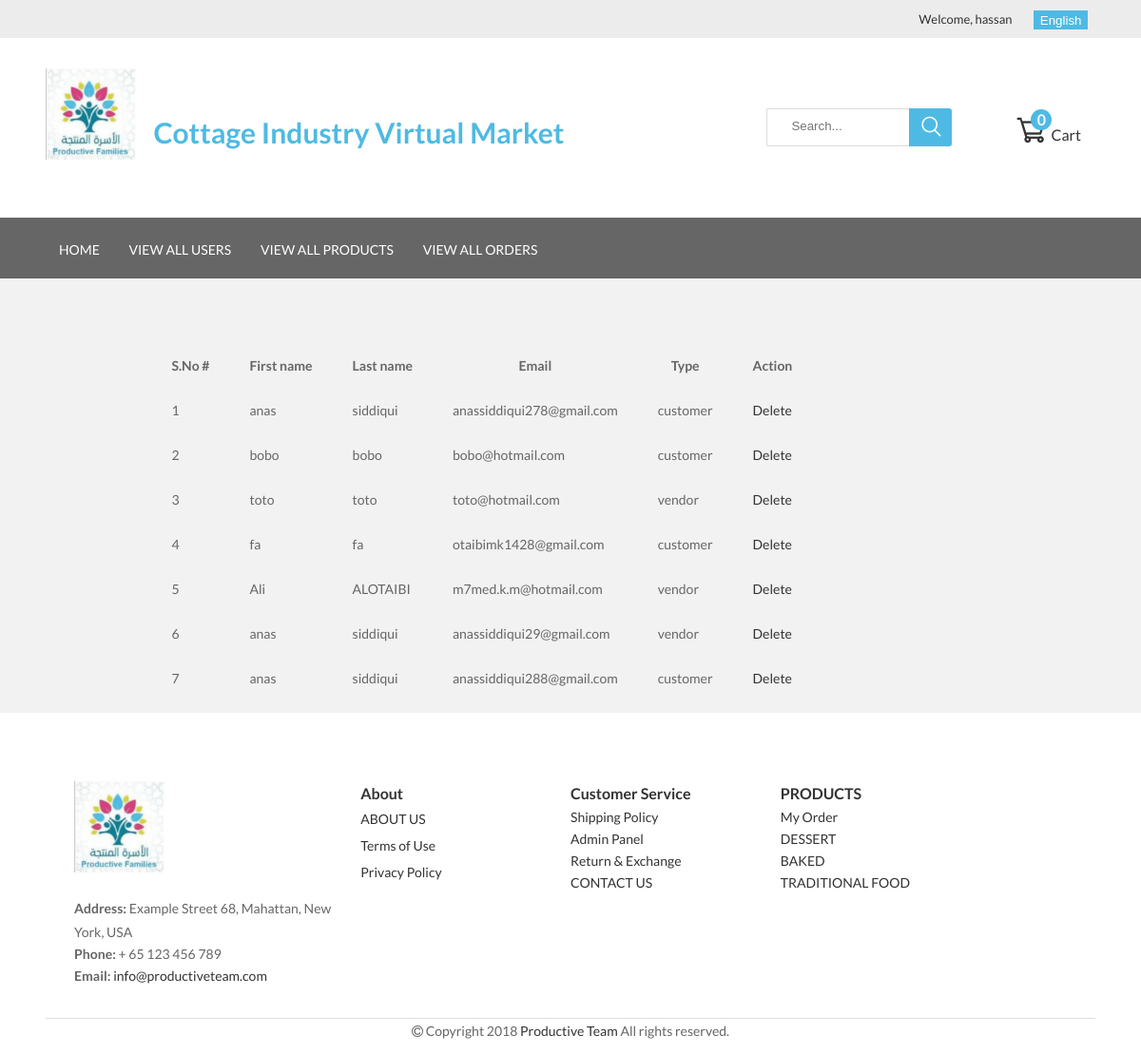
Page /admin/view_users.php (signed in) on the earlier database version.
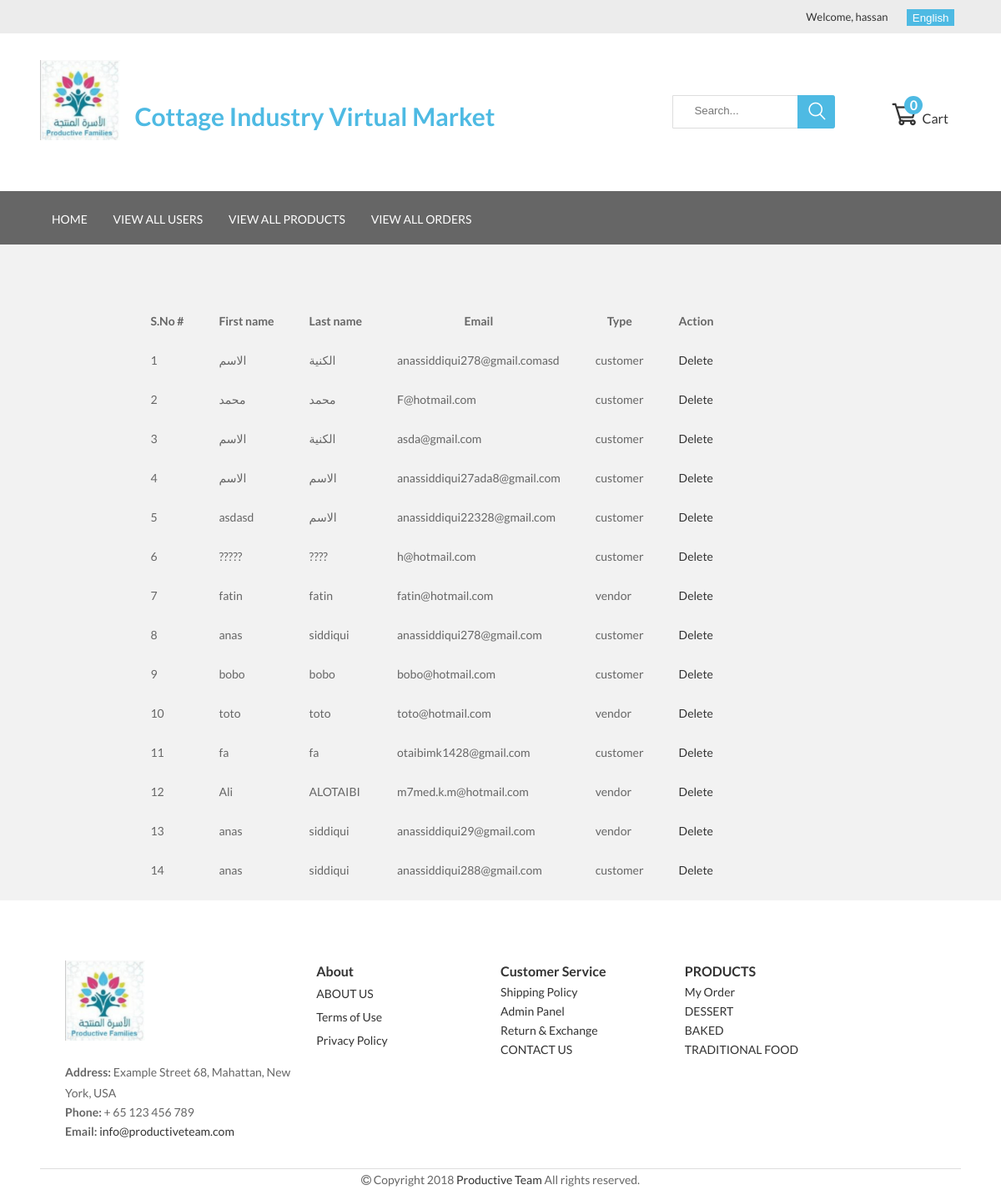
Same page on the later database version.
### tables this page shows
CREATE TABLE `users` (
  `id` int(11) NOT NULL,
  `fname` varchar(20) NOT NULL,
  `lname` varchar(20) NOT NULL,
  `email` varchar(40) NOT NULL,
  `password` varchar(255) NOT NULL,
  `type` enum('admin','vendor','customer') NOT NULL
);

### admin/view_users.php (the view, shortened to what this page needs)
<?php include '../includes/config.php';
include "header.php";
$query = "SELECT * FROM users where type!='admin' order by id desc";
$result = mysqli_query($con,$query);
    ?>
<div class="container">
    <section style="width: 80%; margin-left: 10%; margin-right:10%; margin-top: 5%">
        <table>
            <thead>
             	<th><?php echo "S.No #"; ?></th>
                <th>First name</th>
                <th>Last name</th>
                <th>Email</th>
                <th>Type</th>
                <th><?php echo $lang['action']; ?></th>
            </thead>
            <?php
			                   $sno = 1;
                while($row = $result -> fetch_array()){
                        ?>
                        <tbody>
                        <td><?php echo $sno++ ?></td>
                        <td><?php echo $row['fname']; ?></td>
                        <td><?php echo $row['lname']; ?></td>
                        <td><?php echo $row['email']; ?></td>
                        <td><?php echo $row['type']; ?></td>
                        <td><a href="view_users.php?id=<?php echo $row['id'] ?>&action=del"><?php echo $lang['delete']; ?></a></td>
                        </tbody>
                        <?php
                }
            ?>
        </table>
    </section>
</div>
<?php include '../vendors/footer.php'?>

### admin/header.php (shortened to what this page needs)
<!DOCTYPE html>
<?php
if($_SESSION['lang'] == 'arabic'){
    echo '<html xmlns="http://www.w3.org/1999/xhtml" xml:lang="ar" dir="rtl">';
}else{
    echo '<html lang="en">';
}
?>
<head>
    <link rel='stylesheet' href='../assets/css/owl.carousel.min.css'>
    <link rel='stylesheet' href='../assets/css/font-awesome.css'>
    <link rel='stylesheet' href='../assets/css/jquery.mmenu.all.css'>
    <link rel='stylesheet' href='../assets/css/flaticon.css'>
    <link rel='stylesheet' href='../assets/css/style.css'>
    <link rel="stylesheet" href="https://cdnjs.cloudflare.com/ajax/libs/font-awesome/4.7.0/css/font-awesome.min.css">
</head>
<body>
	<header>
        <div class="header-top">
            <div class="container">
                <div class="header-top-right">
                    <p style="margin-right: 75px;">
                        <?php if(isset($_SESSION['u_id'])){
                            echo '<div class="dropdown" style="margin-right: 80px;margin-top: 2px"><a href="#">Welcome, '.$_SESSION['u_fname'].'</a>';
                            echo '<div class="dropdown-content" style="margin-left: 30px;margin-top: 8px"><a href="../logout.php">LogOut</a></div></div>';
                        }else{?>
                            <a href="#"><?php echo $lang['register']; ?></a>
                            <span style="color: #4ebae3;">or</span>
                            <a href="../login.php"><?php echo $lang['login']; ?></a>
                        <?php } ?>
                    </p>
                    <div class="dropdown">
                        <?php if($_SESSION['lang'] === 'english'){?>
                            <a href="<?php if(@$_GET['action']=="update"){echo 'view_products.php';} ?>?lang=english"><button style="height:20px">English</button></a>
                        <?php }else{?>
                            <a href="<?php if(@$_GET['action']=="update"){echo 'view_products.php';} ?>?lang=arabic"><button style="height:20px">العربية</button></a>
                        <?php } ?>
                    </div>
                </div>
            </div>
        </div>
        <div class="header-mid">
            <div class="container">
                <div class="header-mid-left">
                    <h1 class="logo">
                        <a href="index.php">
                            <img src="../assets/images/logo.png" alt="logo">
                        </a>
                                        <h2 id="webname">&nbsp;&nbsp;&nbsp;<?php echo $lang['webname']; ?></h2>
                    </h1>
                    <div class="header-search">
                        <form action="search.php" method="get" class="form form-search-header">
                            <input type="text" name="search" required placeholder="<?php echo $lang['search']; ?>...">
                            <button class="button-search"><i class="flaticon-search"></i></button>
                        </form>
                    </div>
                </div>
                <div class="header-mid-right">
                    <div>
                        <div class="cart-menu">
                            <a href="#">
                                <i class="flaticon-commerce"></i>
                                <?php echo $lang['cart']; ?>
                                <?php
                                $total_quantity = 0;
                                ?>
                                <p class="cart-amount"><?php echo $total_quantity; ?></p>
                            </a>
                        </div>
                    </div>
                </div>
            </div>
        </div>
        <div class="menu-primary">
            <div class="container">
                <nav id="primary-navigation" class="site-navigation main-menu menu-home1">
                    <ul id="primary-menu" class="menu">
                        <li class="menu-item ">
                            <a href="../index.php"><?php echo $lang['home']; ?></a>
                        </li>
                        <li class="menu-item "><a href="view_users.php">View All Users</a></li>
                        <li class="menu-item "><a href="view_products.php">View All Products</a></li>
                        <li class="menu-item "><a href="view_orders.php">View All Orders</a></li>
                    </ul>
                </nav>
            </div>
        </div>
    </header>

### vendors/footer.php (shortened to what this page needs)
<footer class="footer" style="background-color: #ffffff">
    <div class="container">
        <div class="footer-top">
            <div class="row">
                <div id="bl1">
                    <div class="footer-top-logo">
                        <h1 class="logo">
                            <a href="index.php">
                                <img src="../assets/images/logo.png" alt="logo">
                            </a>
                        </h1>
                    </div>
                    <div class="footer-infomation">
                        <p><b><?php echo $lang['address']; ?>:</b> Example Street 68, Mahattan,
                            New York, USA</p>
                        <p><b><?php echo $lang['phone']; ?>:</b> + 65 123 456 789</p>
                        <p><b><?php echo $lang['email']; ?>:</b> <a href="#">info@productiveteam.com</a></p>
                    </div>
                </div>
                <div id="bl2">
                    <div class="footer-top-title"><h4 class="title-footer"><?php echo $lang['about']; ?></h4></div>
                    <ul class="menu-footer">
                        <li class="footer-item"><a href="../aboutus.php"><?php echo $lang['about_us']; ?></a></li>
                        <li class="footer-item"><a href="../termsofuse.php"><?php echo $lang['terms']; ?></a></li>
                        <li class="footer-item"><a href="../privacypolicy.php"><?php echo $lang['privacy']; ?></a></li>
                    </ul>
                </div>
                <div id="bl3">
                    <div class="footer-top-title"><h4 class="title-footer"><?php echo $lang['cs_service']; ?></h4></div>
                    <ul class="menu-footer">
                        <li class="footer-item"><a href="../shippingpolicy.php"><?php echo $lang['shipping_policy']; ?></a></li>
                        <?php if(isset($_SESSION['u_id']) && $_SESSION['u_type'] == 'customer'){ ?>
                            <li class="footer-item"><a href="../track_order.php"><?php echo $lang['track_order']; ?></a></li>
                        <?php }else if(isset($_SESSION['u_id']) && $_SESSION['u_type'] == 'vendor'){ ?>
                            <li class="footer-item"><a href="add_products.php"><?php echo $lang['my_account']; ?></a></li>
                        <?php }else if(isset($_SESSION['u_id']) && $_SESSION['u_type'] == 'admin'){ ?>
                            <li class="footer-item"><a href="../admin/view_users.php">Admin Panel</a></li>
                        <?php } ?>
                        <li class="footer-item"><a href="../returnandexchange.php"><?php echo $lang['return_exchange']; ?></a></li>
                        <li class="footer-item"><a href="../contactus.php"><?php echo $lang['contact_us']; ?></a></li>
                    </ul>
                </div>
                <div id="bl4">
                    <div class="footer-top-title"><h4 class="title-footer"><?php echo $lang['products']; ?></h4></div>
                    <ul class="menu-footer">
                        <?php if(isset($_SESSION['u_id']) && $_SESSION['u_type'] == 'customer'){ ?>
                            <li class="footer-item"><a href="../track_order.php"><?php echo $lang['my_order']; ?></a></li>
                        <?php }else if(isset($_SESSION['u_id']) && $_SESSION['u_type'] == 'vendor'){ ?>
                            <li class="footer-item"><a href="view_orders.php"><?php echo $lang['my_order']; ?></a></li>
                        <?php }else if(isset($_SESSION['u_id']) && $_SESSION['u_type'] == 'admin'){ ?>
                            <li class="footer-item"><a href="../admin/view_orders.php"><?php echo $lang['my_order']; ?></a></li>
                        <?php } ?>
                        <li class="footer-item"><a href="../desserts.php"><?php echo $lang['dessert']; ?></a></li>
                        <li class="footer-item"><a href="../baked.php"><?php echo $lang['baked']; ?></a></li>
                        <li class="footer-item"><a href="../tfood.php"><?php echo $lang['tr_food']; ?></a></li>
                    </ul>
                </div>
            </div>
        </div>
        <div class="footer-bottom">
            <div class="copyright">
                <i class="fa fa-copyright" aria-hidden="true"></i>
                Copyright 2018 <a href="#">Productive Team</a> All rights reserved.
            </div>
        </div>
    </div>
</footer>

### admin/view_users.php (style rules this page uses)
th,td { padding: 10px 20px; }

Differences in the rows shown:
added users: fname "الاسم", lname "الكنية", email "anassiddiqui278@gmail.comasd", type "customer"
added users: fname "محمد", lname "محمد", email "F@hotmail.com", type "customer"
added users: fname "الاسم", lname "الكنية", email "asda@gmail.com", type "customer"
added users: fname "الاسم", lname "الاسم", email "anassiddiqui27ada8@gmail.com", type "customer"
added users: fname "asdasd", lname "الاسم", email "anassiddiqui22328@gmail.com", type "customer"
added users: fname "?????", lname "????", email "h@hotmail.com", type "customer"
added users: fname "fatin", lname "fatin", email "fatin@hotmail.com", type "vendor"
